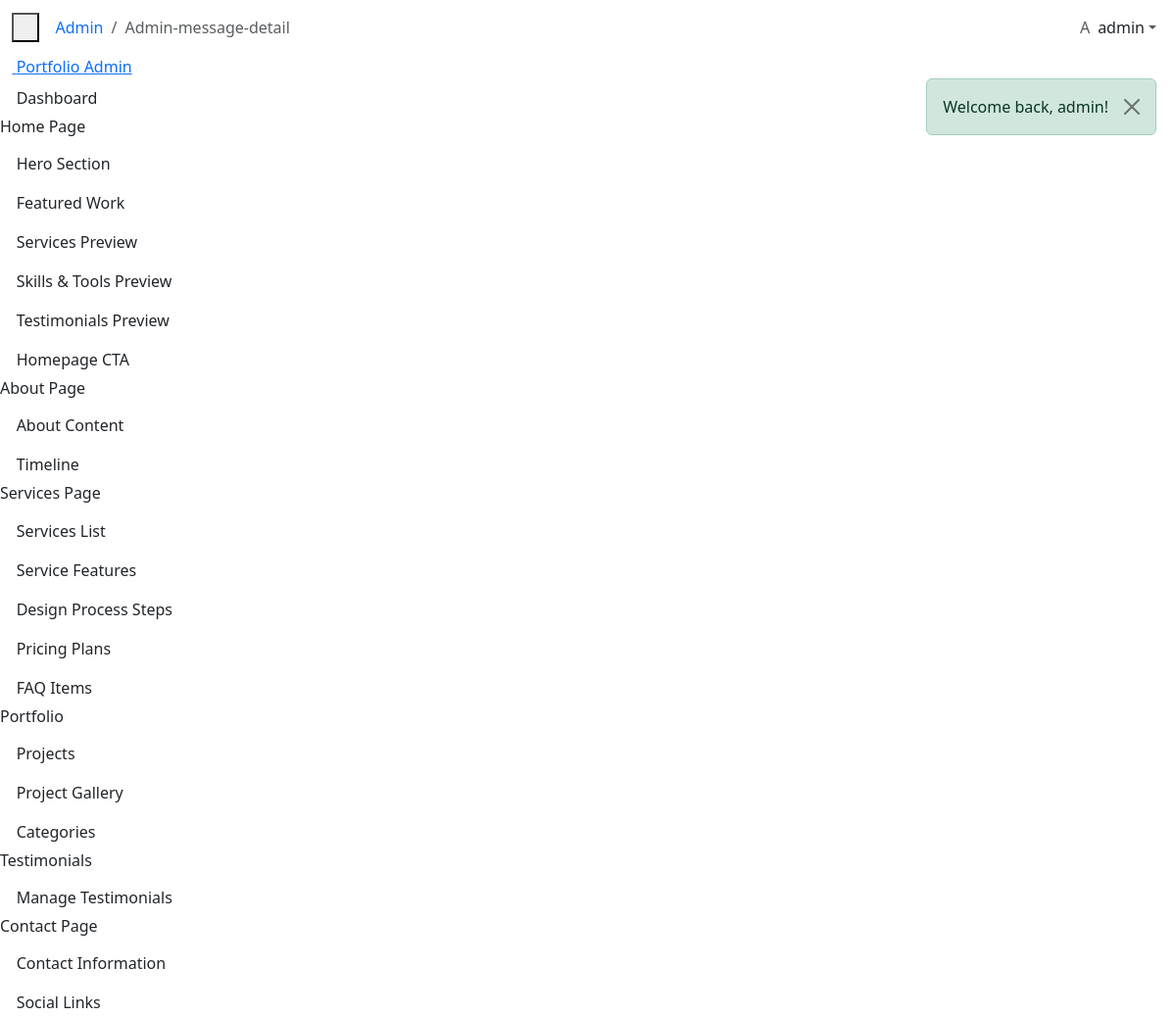
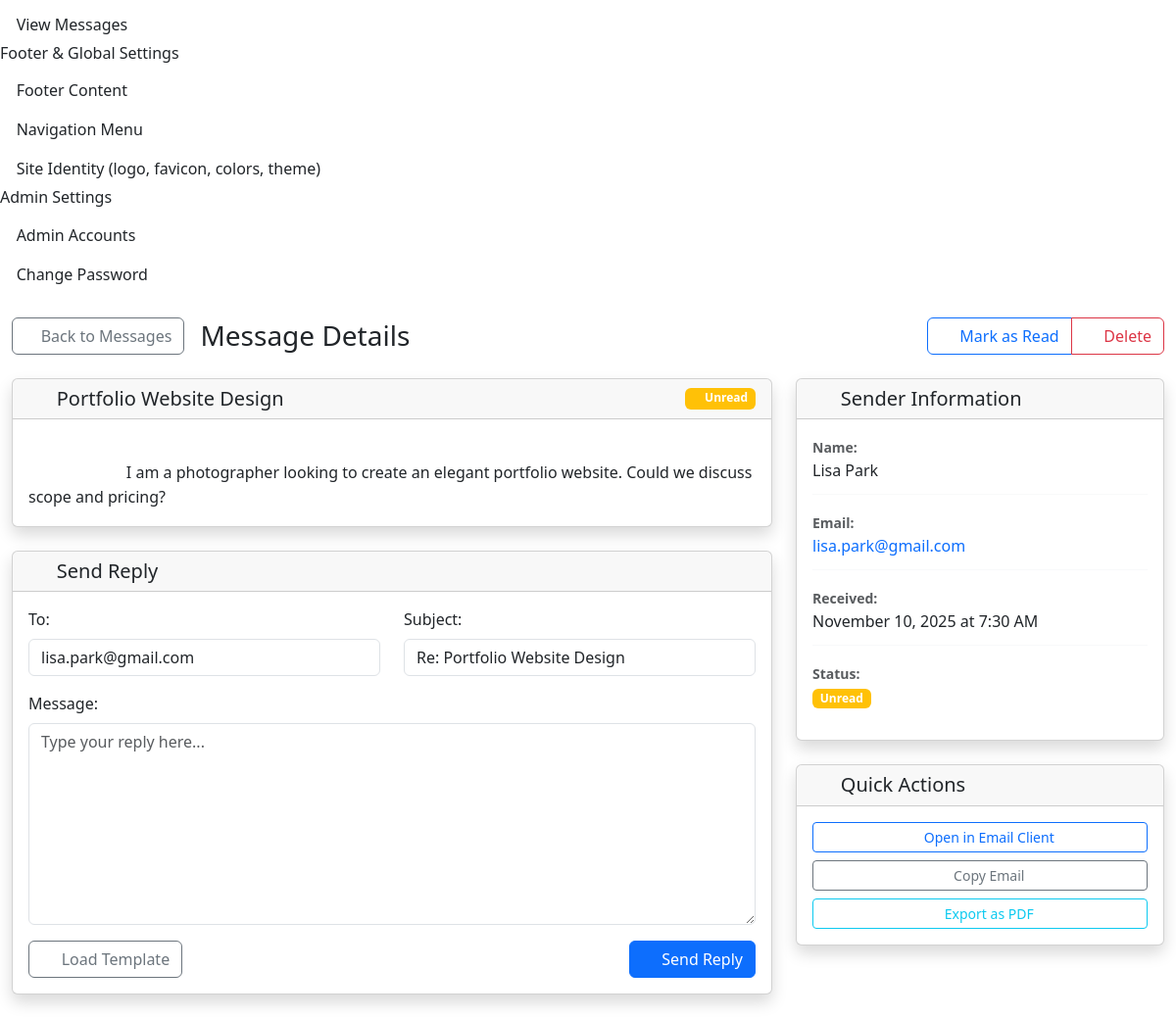
Screenshot of /public/admin/messages/5 (signed in) with the database file from the repository (2 pictures, top to bottom).
### tables this page shows
CREATE TABLE messages (
    id INT NOT NULL AUTO_INCREMENT,
    name VARCHAR(150) NOT NULL,
    email VARCHAR(150) NOT NULL,
    subject VARCHAR(200) NOT NULL,
    message TEXT NOT NULL,
    is_read TINYINT(1) NOT NULL DEFAULT 0,
    responded_at TIMESTAMP NULL DEFAULT NULL,
    created_at TIMESTAMP DEFAULT CURRENT_TIMESTAMP,
    PRIMARY KEY (id),
    INDEX idx_messages_created_at (created_at),
    INDEX idx_messages_is_read (is_read)
);

### app/controllers/AdminController.php (called while the page is built, shortened)
<?php
class AdminController extends BaseController {
    private $messageModel;
    public function __construct() {
        $this->messageModel = new Message();
    }
    public function messageDetail($id) {
        $message = $this->messageModel->find($id);
        if (!$message['is_read']) {
            $this->messageModel->markAsRead($id);
        }
        $data = [
            'title' => 'Message Details - Admin',
            'page' => 'admin-message-detail',
            'message' => $message
        ];
        $this->render('admin/message-detail', 'admin', $data);
    }
}

### public/index.php (called while the page is built, shortened)
<?php
require_once __DIR__ . '/../config/config.php';
require_once ROOT_PATH . '/app/core/Router.php';
$router = new Router();
try {
    $router->resolve();
} catch (Exception $e) {
    http_response_code(500);
    if (isset($_GET['debug']) && $_GET['debug'] === '1') {
        echo "<h1>500 Internal Server Error</h1>";
        echo "<p><strong>Error:</strong> " . htmlspecialchars($e->getMessage()) . "</p>";
        echo "<p><strong>File:</strong> " . htmlspecialchars($e->getFile()) . "</p>";
        echo "<p><strong>Line:</strong> " . $e->getLine() . "</p>";
        echo "<pre><strong>Stack Trace:</strong>\n" . htmlspecialchars($e->getTraceAsString()) . "</pre>";
    } else if (defined('ROOT_PATH') && file_exists(ROOT_PATH . '/app/views/errors/500.php')) {
        include ROOT_PATH . '/app/views/errors/500.php';
    } else {
        echo "<h1>500 Internal Server Error</h1><p>" . htmlspecialchars($e->getMessage()) . "</p>";
    }
}

### config/config.php (called while the page is built, shortened)
<?php
class Database {
    private static $instance = null;
    private $connection;
    private function __construct() {
        try {
            $this->connection = new PDO(
                "mysql:host=" . DB_HOST . ";dbname=" . DB_NAME,
                DB_USER,
                DB_PASS,
                [
                    PDO::ATTR_ERRMODE => PDO::ERRMODE_EXCEPTION,
                    PDO::ATTR_DEFAULT_FETCH_MODE => PDO::FETCH_ASSOC,
                    PDO::ATTR_EMULATE_PREPARES => false
                ]
            );
        } catch (PDOException $e) {
            die("Connection failed: " . $e->getMessage());
        }
    }
    public static function getInstance() {
        if (self::$instance === null) {
            self::$instance = new self();
        }
        return self::$instance;
    }
    public function getConnection() {
        return $this->connection;
    }
}
function url($path = '') {
    return BASE_URL . ($path ? '/' . ltrim($path, '/') : '');
}

### app/core/BaseModel.php (called while the page is built, shortened)
<?php
abstract class BaseModel {
    protected $db;
    protected $table;
    protected $primaryKey = 'id';
    public function __construct() {
        $this->db = Database::getInstance()->getConnection();
    }
    public function find($id) {
        $stmt = $this->db->prepare("SELECT * FROM {$this->table} WHERE {$this->primaryKey} = :id LIMIT 1");
        $stmt->bindParam(':id', $id, PDO::PARAM_INT);
        $stmt->execute();
        return $stmt->fetch();
    }
}

### app/views/admin/message-detail.php (the view, shortened to what this page needs)
<div class="container-fluid py-4">
    <div class="row">
        <div class="col-12">
            <div class="d-flex justify-content-between align-items-center mb-4">
                <div class="d-flex align-items-center">
                    <a href="<?= url('admin/messages') ?>" class="btn btn-outline-secondary me-3">
                        <i class="bi bi-arrow-left"></i> Back to Messages
                    </a>
                    <h1 class="h3 mb-0">Message Details</h1>
                </div>
                <div class="btn-group" role="group">
                    <button type="button"
                            class="btn btn-outline-primary"
                            onclick="toggleReadStatus(<?= $message['id'] ?>, <?= $message['is_read'] ? 'false' : 'true' ?>)">
                        <i class="bi bi-<?= $message['is_read'] ? 'envelope' : 'envelope-open' ?> me-1"></i>
                        Mark as <?= $message['is_read'] ? 'Unread' : 'Read' ?>
                    </button>
                    <button type="button"
                            class="btn btn-outline-danger"
                            onclick="deleteMessage(<?= $message['id'] ?>)">
                        <i class="bi bi-trash me-1"></i> Delete
                    </button>
                </div>
            </div>
        </div>
    </div>
    <div class="row">
        <div class="col-lg-8">
            <div class="card shadow">
                <div class="card-header d-flex justify-content-between align-items-center">
                    <h5 class="mb-0">
                        <i class="bi bi-envelope me-2"></i>
                        <?= htmlspecialchars($message['subject']) ?>
                    </h5>
                    <?php if ($message['is_read']): ?>
                        <span class="badge bg-success">
                            <i class="bi bi-check-circle"></i> Read
                        </span>
                    <?php else: ?>
                        <span class="badge bg-warning">
                            <i class="bi bi-exclamation-circle"></i> Unread
                        </span>
                    <?php endif; ?>
                </div>
                <div class="card-body">
                    <div class="message-body">
                        <?= nl2br(htmlspecialchars($message['message'])) ?>
                    </div>
                </div>
            </div>
            <div class="card shadow mt-4">
                <div class="card-header">
                    <h5 class="mb-0">
                        <i class="bi bi-reply me-2"></i>
                        Send Reply
                    </h5>
                </div>
                <div class="card-body">
                    <form method="POST" action="<?= url('admin/messages/' . $message['id'] . '/reply') ?>">
                        <div class="row mb-3">
                            <div class="col-md-6">
                                <label for="reply_to" class="form-label">To:</label>
                                <input type="email" class="form-control" id="reply_to" name="reply_to"
                                       value="<?= htmlspecialchars($message['email']) ?>" readonly>
                            </div>
                            <div class="col-md-6">
                                <label for="reply_subject" class="form-label">Subject:</label>
                                <input type="text" class="form-control" id="reply_subject" name="reply_subject"
                                       value="Re: <?= htmlspecialchars($message['subject']) ?>" required>
                            </div>
                        </div>
                        <div class="mb-3">
                            <label for="reply_message" class="form-label">Message:</label>
                            <textarea class="form-control" id="reply_message" name="reply_message"
                                      rows="8" placeholder="Type your reply here..." required></textarea>
                        </div>
                        <div class="d-flex justify-content-between">
                            <button type="button" class="btn btn-outline-secondary" onclick="loadTemplate()">
                                <i class="bi bi-file-text me-1"></i>
                                Load Template
                            </button>
                            <button type="submit" class="btn btn-primary">
                                <i class="bi bi-send me-1"></i>
                                Send Reply
                            </button>
                        </div>
                    </form>
                </div>
            </div>
        </div>
        <div class="col-lg-4">
            <div class="card shadow">
                <div class="card-header">
                    <h5 class="mb-0">
                        <i class="bi bi-person me-2"></i>
                        Sender Information
                    </h5>
                </div>
                <div class="card-body">
                    <div class="sender-info">
                        <div class="info-item mb-3">
                            <label class="fw-bold text-muted small">Name:</label>
                            <div><?= htmlspecialchars($message['name']) ?></div>
                        </div>
                        <div class="info-item mb-3">
                            <label class="fw-bold text-muted small">Email:</label>
                            <div>
                                <a href="mailto:<?= htmlspecialchars($message['email']) ?>" class="text-decoration-none">
                                    <?= htmlspecialchars($message['email']) ?>
                                </a>
                            </div>
                        </div>
                        <div class="info-item mb-3">
                            <label class="fw-bold text-muted small">Received:</label>
                            <div>
                                <?= date('F j, Y \a\t g:i A', strtotime($message['created_at'])) ?>
                            </div>
                        </div>
                        <div class="info-item mb-3">
                            <label class="fw-bold text-muted small">Status:</label>
                            <div>
                                <?php if ($message['is_read']): ?>
                                    <span class="badge bg-success">Read</span>
                                    <?php if (isset($message['read_at']) && $message['read_at']): ?>
                                        <br><small class="text-muted">
                                            Read on <?= date('M j, Y \a\t g:i A', strtotime($message['read_at'])) ?>
                                        </small>
                                    <?php endif; ?>
                                <?php else: ?>
                                    <span class="badge bg-warning">Unread</span>
                                <?php endif; ?>
                            </div>
                        </div>
                    </div>
                </div>
            </div>
            <div class="card shadow mt-4">
                <div class="card-header">
                    <h5 class="mb-0">
                        <i class="bi bi-lightning me-2"></i>
                        Quick Actions
                    </h5>
                </div>
                <div class="card-body">
                    <div class="d-grid gap-2">
                        <a href="mailto:<?= htmlspecialchars($message['email']) ?>?subject=Re: <?= urlencode($message['subject']) ?>"
                           class="btn btn-outline-primary btn-sm">
                            <i class="bi bi-envelope me-1"></i>
                            Open in Email Client
                        </a>
                        <button type="button" class="btn btn-outline-secondary btn-sm" onclick="copyToClipboard('<?= htmlspecialchars($message['email']) ?>')">
                            <i class="bi bi-clipboard me-1"></i>
                            Copy Email
                        </button>
                        <button type="button" class="btn btn-outline-info btn-sm" onclick="exportMessage(<?= $message['id'] ?>)">
                            <i class="bi bi-download me-1"></i>
                            Export as PDF
                        </button>
                    </div>
                </div>
            </div>
        </div>
    </div>
</div>

### app/core/Router.php (shortened to what this page needs)
<?php
class Router {
    private $routes = [];
    public function get($uri, $controller, $method = 'index') {
        $this->routes['GET'][$uri] = ['controller' => $controller, 'method' => $method];
        return $this;
    }
    public function post($uri, $controller, $method = 'store') {
        $this->routes['POST'][$uri] = ['controller' => $controller, 'method' => $method];
        return $this;
    }
    public function resolve() {
        $uri = parse_url($_SERVER['REQUEST_URI'], PHP_URL_PATH);
        $method = $_SERVER['REQUEST_METHOD'];
        $basePath = str_replace('\\', '/', dirname($_SERVER['SCRIPT_NAME']));
        if ($basePath !== '/' && strpos($uri, $basePath) === 0) {
            $uri = substr($uri, strlen($basePath));
        }
        $uri = $uri ?: '/';
        foreach ($this->routes[$method] ?? [] as $route => $target) {
            $pattern = preg_replace('/\{[^}]+\}/', '([^/]+)', $route);
            $pattern = '#^' . $pattern . '$#';
            if (preg_match($pattern, $uri, $matches)) {
                array_shift($matches);
                return $this->callController($target, $matches);
            }
        }
        exit;
    }
    private function callController($route, $params = []) {
        $method = $route['method'];
        $controller = new $controllerName();
        return call_user_func_array([$controller, $method], $params);
    }
}

### app/views/admin/message-detail.php (style rules this page uses)
.message-body { font-size: 1rem; line-height: 1.6; white-space: pre-wrap; word-wrap: break-word; }
.sender-info .info-item { border-bottom: 1px solid #f8f9fa; padding-bottom: 0.75rem; }
.sender-info .info-item:last-child { border-bottom: none; padding-bottom: 0; }
#reply_message { resize: vertical; min-height: 200px; }

### rows the page displays
messages: is_read 0 (drawn), subject "Portfolio Website Design", message "I am a photographer looking to create an elegant portfolio website. Could we discuss scope and pricing?", reply_to "lisa.park@gmail.com", reply_subject "Re: Portfolio Website Design", name "Lisa Park", email "lisa.park@gmail.com", created_at "November 10, 2025 at 7:30 AM"

### other values shown
$message "Welcome back, admin!"
